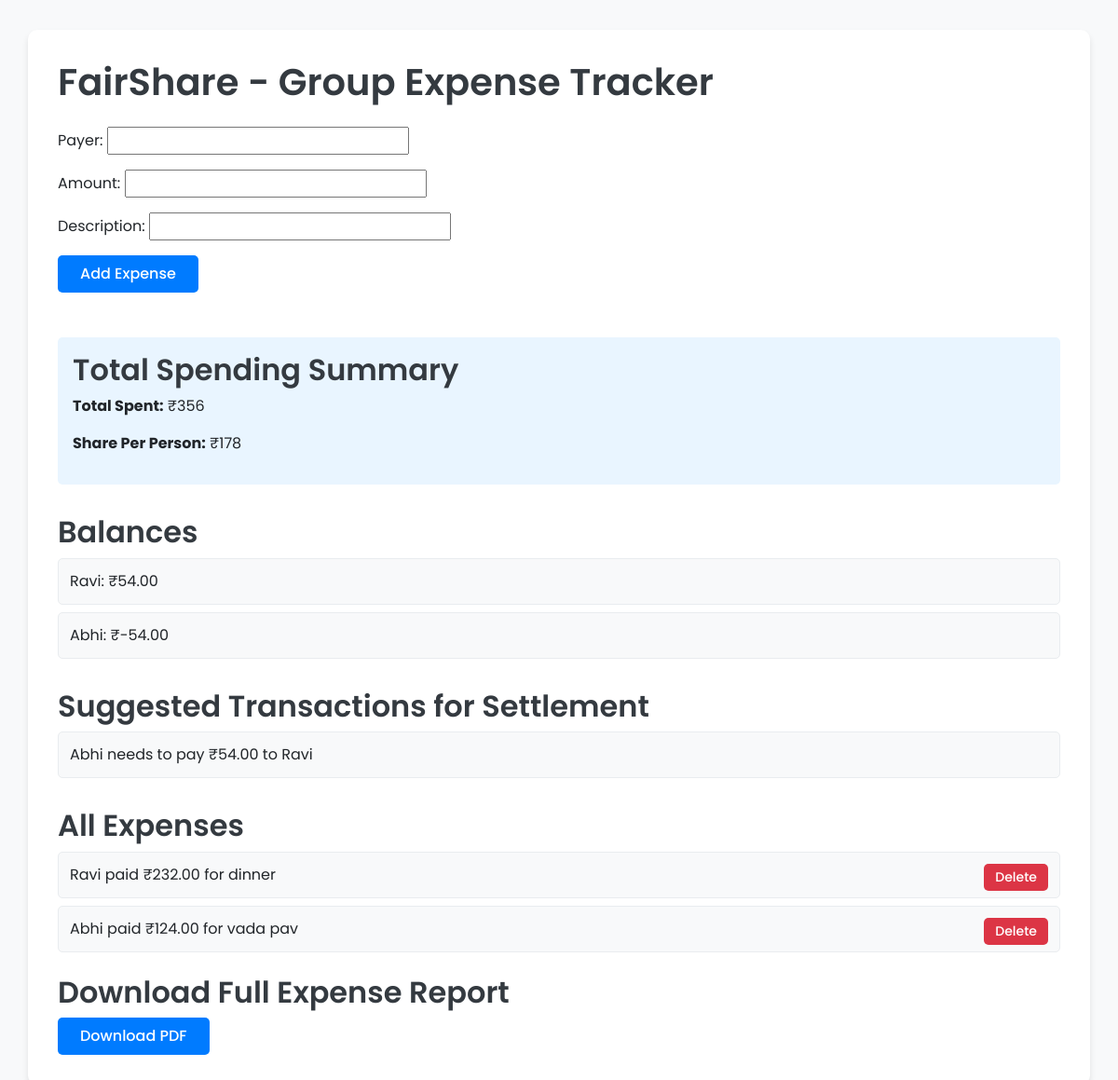
The page / on the database its author committed.
### expenses/models.py (models this page shows, shortened)
class Expense(models.Model):
    payer = models.CharField(max_length=100)
    amount = models.DecimalField(max_digits=10, decimal_places=2)
    description = models.CharField(max_length=200)
    date_added = models.DateTimeField(auto_now_add=True)

### expenses/views.py (the view)
# urls.py: 2. Add a URL to urlpatterns:  path('', views.home, name='home')
def home(request):
    expenses = Expense.objects.all().order_by('-date_added')
    form = ExpenseForm()
    recent_expenses = expenses[:5]
    payers = expenses.values_list('payer', flat=True).distinct()
    total_spent = expenses.aggregate(Sum('amount'))['amount__sum'] or 0
    num_people = len(payers)
    share_per_person = total_spent / num_people if num_people > 0 else 0
    balances = {payer: (expenses.filter(payer=payer).aggregate(Sum('amount'))['amount__sum'] or 0) - share_per_person
                for payer in payers}
    def calculate_settlements(balances):
        creditors = [(payer, balance) for payer, balance in balances.items() if balance > 0]
        debtors = [(payer, -balance) for payer, balance in balances.items() if balance < 0]
        settlements = []
        while creditors and debtors:
            creditor, credit = creditors.pop()
            debtor, debt = debtors.pop()
            amount = min(credit, debt)
            settlements.append(f"{debtor} needs to pay ₹{amount:.2f} to {creditor}")
            credit -= amount
            debt -= amount
            if credit > 0:
                creditors.append((creditor, credit))
            if debt > 0:
                debtors.append((debtor, debt))
        return settlements
    settlements = calculate_settlements(balances)
    if request.method == "POST":
        form = ExpenseForm(request.POST)
        if form.is_valid():
            form.save()
            return redirect('home')
    return render(request, 'home.html', {
        'form': form,
        'expenses': expenses,
        'recent_expenses': recent_expenses,
        'total_spent': total_spent,
        'share_per_person': share_per_person,
        'balances': balances,
        'settlements': settlements
    })

### expenses/forms.py
class ExpenseForm(forms.ModelForm):
    class Meta:
        model = Expense
        fields = ['payer', 'amount', 'description']

### templates/home.html (shortened to what this page needs)
<!DOCTYPE html>
<html lang="en">
<head>
    <link href="https://cdn.jsdelivr.net/npm/bootstrap@5.3.0-alpha1/dist/css/bootstrap.min.css" rel="stylesheet">
</head>
<body>
    <div class="container">
        <h1 class="mb-4">FairShare - Group Expense Tracker</h1>
        <form method="POST" class="mb-5">
            <div class="mb-3">
                {{ form.as_p }}
            </div>
            <button type="submit" class="btn btn-primary">Add Expense</button>
        </form>
        <div class="total-summary">
            <h2>Total Spending Summary</h2>
            <p><strong>Total Spent:</strong> ₹{{ total_spent }}</p>
            <p><strong>Share Per Person:</strong> ₹{{ share_per_person }}</p>
        </div>
        <div class="balances-section">
            <h2>Balances</h2>
            <ul>
                {% for payer, balance in balances.items %}
                    <li>{{ payer }}: ₹{{ balance|floatformat:2 }}</li>
                {% endfor %}
            </ul>
        </div>
        <div class="settlements-section">
            <h2>Suggested Transactions for Settlement</h2>
            <ul>
                {% for settlement in settlements %}
                    <li>{{ settlement }}</li>
                {% empty %}
                    <li>Everyone is settled! 🎉</li>
                {% endfor %}
            </ul>
        </div>
        <div class="expenses-section">
            <h2>All Expenses</h2>
            <ul>
                {% for expense in expenses %}
                    <li>
                        {{ expense.payer }} paid ₹{{ expense.amount }} for {{ expense.description }}
                        <a href="{% url 'delete_expense' expense.id %}" class="btn btn-danger btn-sm float-end">Delete</a>
                    </li>
                {% endfor %}
            </ul>
        </div>
        <div class="download-btn">
            <h2>Download Full Expense Report</h2>
            <a href="{% url 'export_to_pdf' %}" class="btn btn-primary">Download PDF</a>
        </div>
    </div>
</body>
</html>

### templates/home.html (style rules this page uses)
body { font-family: 'Poppins', sans-serif; background-color: #f8f9fa; }
h1, h2 { color: #343a40; font-weight: 600; }
.container { padding: 2rem; background-color: #ffffff; border-radius: 10px; box-shadow: 0 4px 6px rgba(0, 0, 0, 0.1); margin-top: 2rem; }
.btn-primary { background-color: #007bff; border: none; border-radius: 5px; padding: 0.5rem 1.5rem; font-weight: 500; }
.btn-danger { background-color: #dc3545; border: none; border-radius: 5px; padding: 0.25rem 0.75rem; font-weight: 500; }
ul { list-style-type: none; padding: 0; }
ul li { background-color: #f8f9fa; margin: 0.5rem 0; padding: 0.75rem; border-radius: 5px; border: 1px solid #e9ecef; }
.total-summary { background-color: #e9f5ff; padding: 1rem; border-radius: 5px; margin-bottom: 1.5rem; }
.balances-section, .settlements-section, .expenses-section { margin-top: 2rem; }
.download-btn { margin-top: 1.5rem; }

### rows shown on the page
Expense: payer "Ravi", amount "232.00", description "dinner"
Expense: payer "Abhi", amount "124.00", description "vada pav"

### other values the page prints
{{ total_spent }} "356"
{{ share_per_person }} "178"
{{ payer }} "Ravi" "Abhi"
{{ balance|floatformat:2 }} "54.00" "-54.00"
{{ settlement }} "Abhi needs to pay ₹54.00 to Ravi"
